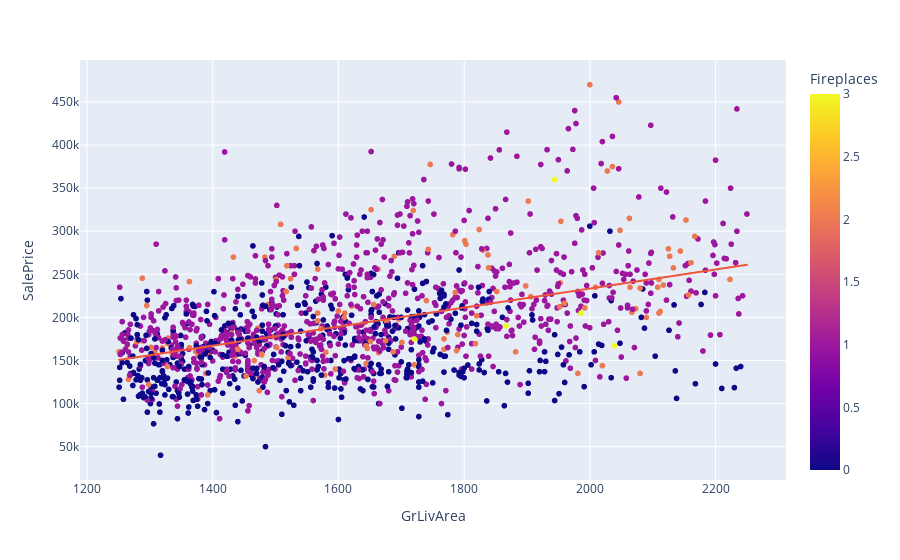

Notebook source saved alongside this figure:
### Code cell
fig = px.scatter(zoom,x='GrLivArea', y='SalePrice',color='Fireplaces',trendline="ols")
fig.show()

### Figure 1 — Plotly figure (JSON) as saved in the notebook; plotly's stock layout.template omitted (floating-point values rounded to 4 significant figures; data arrays with more than 128 entries replaced by an {"elided": "..."} marker saying what was removed)
{"data": [{"hovertemplate": "GrLivArea=%{x}<br>SalePrice=%{y}<br>Fireplaces=%{marker.color}<extra></extra>", "legendgroup": "", "marker": {"color": {"elided": "1471 int values"}, "coloraxis": "coloraxis", "symbol": "circle"}, "mode": "markers", "name": "", "showlegend": false, "type": "scattergl", "x": {"elided": "1471 int values"}, "xaxis": "x", "y": {"elided": "1471 int values"}, "yaxis": "y"}, {"hovertemplate": "<b>OLS trendline</b><br>SalePrice = 110.539 * GrLivArea + 12385.7<br>R<sup>2</sup>=0.200362<br><br>GrLivArea=%{x}<br>SalePrice=%{y} <b>(trend)</b><extra></extra>", "legendgroup": "", "marker": {"symbol": "circle"}, "mode": "lines", "name": "", "showlegend": false, "type": "scattergl", "x": {"elided": "1471 int values"}, "xaxis": "x", "y": {"elided": "1471 float values"}, "yaxis": "y"}], "layout": {"autosize": true, "coloraxis": {"colorbar": {"title": {"text": "Fireplaces"}}, "colorscale": [[0, "#0d0887"], [0.1111, "#46039f"], [0.2222, "#7201a8"], [0.3333, "#9c179e"], [0.4444, "#bd3786"], [0.5556, "#d8576b"], [0.6667, "#ed7953"], [0.7778, "#fb9f3a"], [0.8889, "#fdca26"], [1, "#f0f921"]]}, "legend": {"tracegroupgap": 0}, "margin": {"t": 60}, "xaxis": {"anchor": "y", "autorange": true, "domain": [0, 1], "range": [1191.0, 2310.0], "title": {"text": "GrLivArea"}, "type": "linear"}, "yaxis": {"anchor": "x", "autorange": true, "domain": [0, 1], "range": [6706.0, 503300.0], "title": {"text": "SalePrice"}, "type": "linear"}}}
